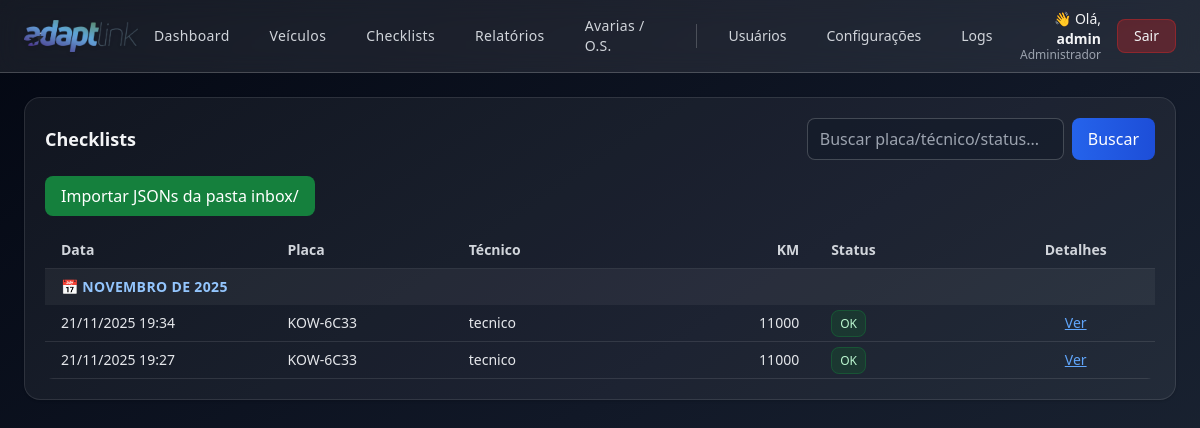
The app's page /checklists (signed in), older data.
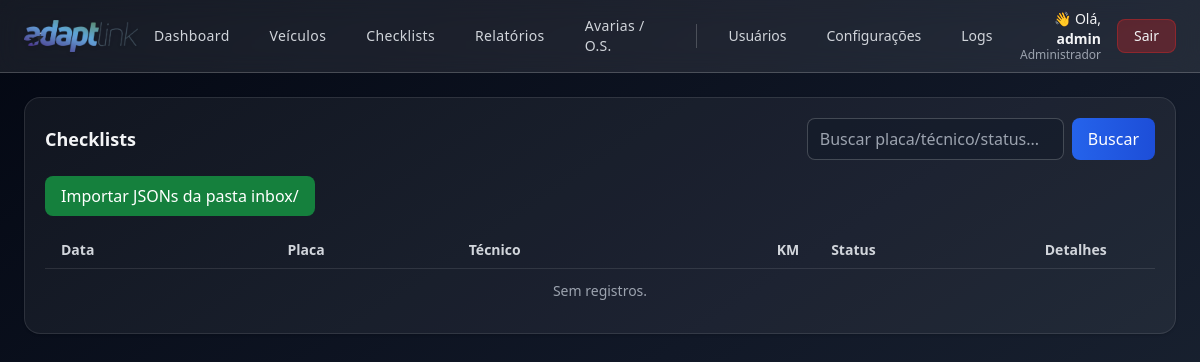
The same page, newer data.
### app.py (models this page shows)
class Checklist(db.Model):
    __tablename__ = "checklist"
    id = db.Column(db.Integer, primary_key=True)
    vehicle_id = db.Column(db.Integer, db.ForeignKey("vehicle.id"))
    vehicle = db.relationship("Vehicle", backref="checklists")
    technician = db.Column(db.String(120))
    date = db.Column(db.DateTime, default=lambda: agora())
    km = db.Column(db.Integer, default=0)
    status = db.Column(db.String(40), default="OK")
    notes = db.Column(db.Text)
    raw_json = db.Column(db.Text)

class Vehicle(db.Model):
    __tablename__ = "vehicle"
    id = db.Column(db.Integer, primary_key=True)
    plate = db.Column(db.String(20), unique=True, nullable=False)
    brand = db.Column(db.String(80))
    model = db.Column(db.String(80))
    year = db.Column(db.Integer)
    km = db.Column(db.Integer, default=0)
    status = db.Column(db.String(20), default="ATIVO")
    type = db.Column(db.String(20), default="carro")  # tipo: carro / moto / caminhão etc.

### app.py (the view, shortened to what this page needs)
@app.route("/checklists")
@supervisor_allowed
def checklists():
    q = request.args.get("q", "").strip().lower()
    query = Checklist.query.join(Vehicle, Checklist.vehicle_id == Vehicle.id)
    itens = query.order_by(Checklist.date.desc()).all()
    return render_template("checklists.html", itens=itens, q=q)

### app.py (called while the page is built)
@login_manager.user_loader
def load_user(uid):
    return User.query.get(int(uid))

def supervisor_allowed(view):
    @wraps(view)
    def wrapper(*args, **kwargs):
        if not current_user.is_authenticated:
            return redirect(url_for("login"))
        if current_user.is_admin or current_user.is_supervisor:
            return view(*args, **kwargs)
        flash("Acesso restrito a supervisor ou administrador.", "error")
        if current_user.is_manutencao:
            return redirect(url_for("manutencao_os"))
        return redirect(url_for("checklist_mobile"))
    return wrapper

@app.context_processor
def inject_role_flags():
    return dict(
        ROLE_ADMIN=(current_user.is_authenticated and current_user.is_admin),
        ROLE_SUPERVISOR=(current_user.is_authenticated and current_user.is_supervisor),
        ROLE_TECH=(current_user.is_authenticated and current_user.is_tech),
        ROLE_MANUTENCAO=(current_user.is_authenticated and current_user.is_manutencao),
    )

    @property
    def is_admin(self):
        if self.role is None:
            return bool(self.is_admin_legacy)
        return self.role == "admin"

### templates/checklists.html
{% extends 'layout.html' %}
{% set page_title = "Checklists" %}
{% block content %}
<div class="bg-white/5 border border-white/10 rounded-2xl shadow p-5">
  <div class="flex items-center justify-between mb-4">
    <h2 class="text-lg font-semibold">Checklists</h2>
    <form method="get" class="flex gap-2">
      <input name="q" value="{{ q }}"
             placeholder="Buscar placa/técnico/status..."
             class="border border-white/20 bg-gray-900/50 rounded-lg px-3 py-2">
      <button class="bg-gradient-to-r from-blue-600 to-blue-700 text-white rounded-lg px-4">
        Buscar
      </button>
    </form>
  </div>
  <form method="post" action="{{ url_for('checklists_import') }}" class="mb-4">
    <button class="bg-green-700 text-white rounded-lg px-4 py-2">
      Importar JSONs da pasta inbox/
    </button>
  </form>
  <div class="overflow-x-auto rounded-lg">
    <table class="min-w-full text-sm">
      <thead>
        <tr class="text-gray-300 border-b border-white/10 text-left">
          <th class="px-4 py-2 w-40">Data</th>
          <th class="px-4 py-2 w-32">Placa</th>
          <th class="px-4 py-2 w-40">Técnico</th>
          <th class="px-4 py-2 w-24 text-right">KM</th>
          <th class="px-4 py-2 w-32">Status</th>
          <th class="px-4 py-2 w-28 text-center">Detalhes</th>
        </tr>
      </thead>
      <tbody class="text-gray-200">
        {% set ns = namespace(last_group=None) %}
        {% for c in itens %}
          {% set mes_num = c.date.strftime('%m') %}
          {% if mes_num == '01' %}
            {% set mes_pt = 'Janeiro' %}
          {% elif mes_num == '02' %}
            {% set mes_pt = 'Fevereiro' %}
          {% elif mes_num == '03' %}
            {% set mes_pt = 'Março' %}
          {% elif mes_num == '04' %}
            {% set mes_pt = 'Abril' %}
          {% elif mes_num == '05' %}
            {% set mes_pt = 'Maio' %}
          {% elif mes_num == '06' %}
            {% set mes_pt = 'Junho' %}
          {% elif mes_num == '07' %}
            {% set mes_pt = 'Julho' %}
          {% elif mes_num == '08' %}
            {% set mes_pt = 'Agosto' %}
          {% elif mes_num == '09' %}
            {% set mes_pt = 'Setembro' %}
          {% elif mes_num == '10' %}
            {% set mes_pt = 'Outubro' %}
          {% elif mes_num == '11' %}
            {% set mes_pt = 'Novembro' %}
          {% elif mes_num == '12' %}
            {% set mes_pt = 'Dezembro' %}
          {% else %}
            {% set mes_pt = mes_num %}
          {% endif %}
          {% set grupo = mes_pt ~ ' de ' ~ c.date.strftime('%Y') %}
          {% if grupo != ns.last_group %}
            <tr class="bg-white/5">
              <td colspan="6" class="px-4 py-2 text-blue-300 font-semibold uppercase tracking-wide">
                📅 {{ grupo }}
              </td>
            </tr>
            {% set ns.last_group = grupo %}
          {% endif %}
          <tr class="border-b border-white/10 hover:bg-white/5 transition">
            <td class="px-4 py-2 whitespace-nowrap">
              {{ c.date.strftime('%d/%m/%Y %H:%M') }}
            </td>
            <td class="px-4 py-2">
              {{ c.vehicle.plate if c.vehicle else '-' }}
            </td>
            <td class="px-4 py-2">
              {{ c.technician or '-' }}
            </td>
            <td class="px-4 py-2 text-right">
              {{ c.km }}
            </td>
            <td class="px-4 py-2">
              <span class="px-2 py-1 rounded-lg text-xs
                          bg-green-900/40 text-green-200 border border-green-700/40">
                {{ c.status }}
              </span>
            </td>
            <td class="px-4 py-2 text-center">
              <a class="text-blue-400 underline"
                 href="{{ url_for('checklist_detail', cid=c.id) }}">
                 Ver
              </a>
            </td>
          </tr>
        {% else %}
          <tr>
            <td class="py-3 text-gray-400 text-center" colspan="6">
              Sem registros.
            </td>
          </tr>
        {% endfor %}
      </tbody>
    </table>
  </div>
</div>
{% endblock %}

### templates/layout.html (shortened to what this page needs)
<!doctype html>
<html lang="pt-BR" class="h-full">
  <head>
    <script src="https://cdn.tailwindcss.com"></script>
  </head>
  <body class="min-h-screen bg-gradient-to-br from-gray-950 via-gray-900 to-gray-800 text-gray-100">
    <header class="glass border-b border-white/20 sticky top-0 z-50">
      <div class="max-w-7xl mx-auto px-6 py-2 flex items-center justify-between">
        <div class="flex items-center gap-3">
          <img src="{{ url_for('static', filename='logo.png') }}"
               class="h-8 w-auto object-contain drop-shadow"
               alt="Logo">
        </div>
        {% if current_user.is_authenticated and (ROLE_ADMIN or ROLE_SUPERVISOR) %}
        <nav class="hidden md:flex items-center gap-2 text-sm font-medium mx-auto">
          {% set menu_items = [
            ('Dashboard', 'dashboard'),
            ('Veículos', 'vehicles'),
            ('Checklists', 'checklists'),
            ('Relatórios', 'reports'),
            ('Avarias / O.S.', 'avarias_registro')
          ] %}
          {% for label, route in menu_items %}
            <a href="{{ url_for(route) }}"
               class="px-4 py-2 rounded-lg text-gray-300 hover:text-white
                      hover:bg-blue-600/20 font-medium tracking-wide">
              {{ label }}
            </a>
          {% endfor %}
          {% if ROLE_ADMIN %}
            <a href="{{ url_for('users') }}"
               class="px-4 py-2 rounded-lg text-gray-300 hover:text-white hover:bg-blue-600/20">
               Usuários
            </a>
            <a href="{{ url_for('config_checklist') }}"
               class="px-4 py-2 rounded-lg text-gray-300 hover:text-white hover:bg-blue-600/20">
               Configurações
            </a>
            <a href="{{ url_for('logs') }}"
               class="px-4 py-2 rounded-lg text-gray-300 hover:text-white hover:bg-yellow-600/20">
               Logs
            </a>
          {% endif %}
        </nav>
        {% endif %}
        <div class="flex items-center gap-4">
          {% if current_user.is_authenticated %}
            <div class="text-right leading-tight">
              <p class="text-sm text-gray-100">
                👋 Olá, <span class="font-semibold">{{ current_user.username }}</span>
              </p>
              <p class="text-xs text-gray-400 -mt-0.5">
  {% if request.endpoint in ['checklist_mobile', 'manutencao_os'] %}
      Colaborador
  {% else %}
      {% if ROLE_ADMIN %}
          Administrador
      {% elif ROLE_SUPERVISOR %}
          Supervisor
      {% else %}
          Técnico
      {% endif %}
  {% endif %}
</p>
            </div>
            <a href="{{ url_for('logout') }}"
               class="px-4 py-1.5 rounded-lg text-sm bg-red-600/30 border border-red-600/40
                      hover:bg-red-600/40 hover:text-red-100">
              Sair
            </a>
          {% else %}
            <a href="{{ url_for('login') }}" class="text-sm hover:text-blue-400">
              Login
            </a>
          {% endif %}
        </div>
      </div>
    </header>
    <main class="max-w-7xl mx-auto px-6 py-6">
      {% block content %}{% endblock %}
    </main>
  </body>
</html>

Row changes from the older to the newer data that the page shows:
removed Checklist: grupo "NOVEMBRO DE 2025", date "21/11/2025 19:34", vehicle "KOW-6C33", technician "tecnico", km "11000", status "OK"
removed Checklist: date "21/11/2025 19:27", vehicle "KOW-6C33", technician "tecnico", km "11000", status "OK"
Text that changed along with them:
text now shown: "Sem registros."
